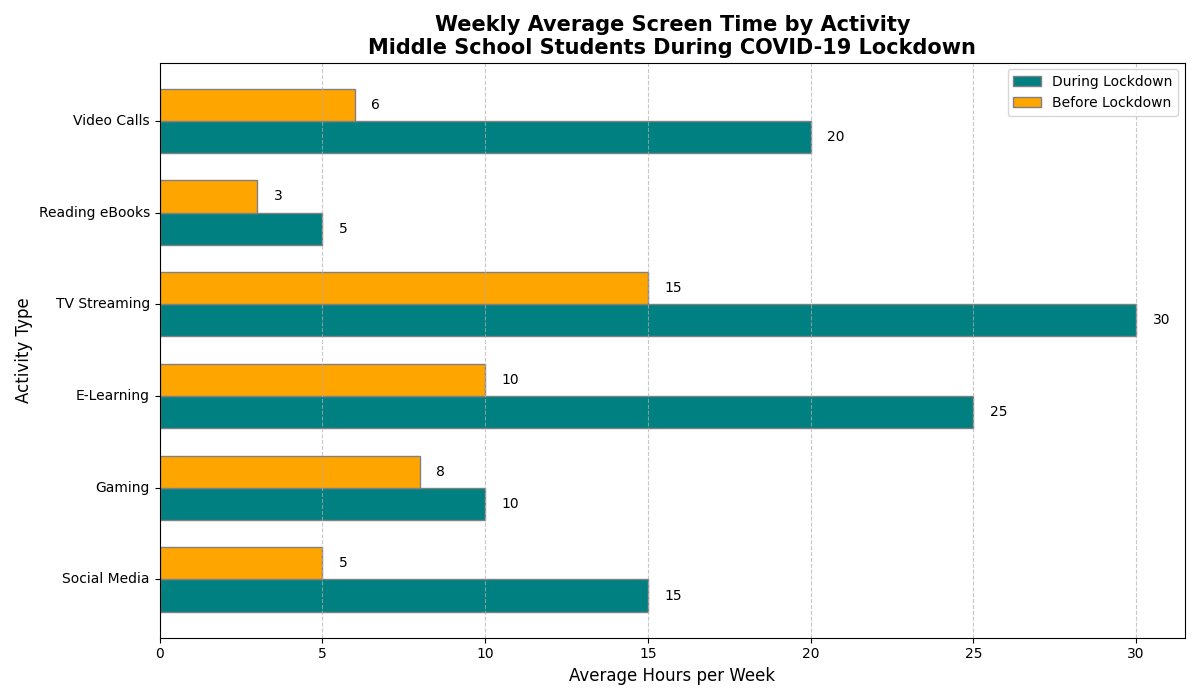

Reproduce this figure in Python.
import matplotlib.pyplot as plt
import numpy as np

# Define activities and corresponding average weekly hours
activities = ['Social Media', 'Gaming', 'E-Learning', 'TV Streaming', 'Reading eBooks', 'Video Calls']
average_hours_lockdown = np.array([15, 10, 25, 30, 5, 20])
average_hours_prelockdown = np.array([5, 8, 10, 15, 3, 6])

# Create the plot
fig, ax = plt.subplots(figsize=(12, 7))

# Define the bar width and positions
bar_height = 0.35
index = np.arange(len(activities))

# Horizontal bar plot: average weekly hours spent on activities
bar1 = ax.barh(index, average_hours_lockdown, bar_height, label='During Lockdown', color='teal', edgecolor='gray')
bar2 = ax.barh(index + bar_height, average_hours_prelockdown, bar_height, label='Before Lockdown', color='orange', edgecolor='gray')

# Titles and labels
ax.set_title('Weekly Average Screen Time by Activity\nMiddle School Students During COVID-19 Lockdown', fontsize=15, fontweight='bold')
ax.set_xlabel('Average Hours per Week', fontsize=12)
ax.set_ylabel('Activity Type', fontsize=12)
ax.set_yticks(index + bar_height / 2)
ax.set_yticklabels(activities, fontsize=10, rotation=0, va='center')
ax.legend(fontsize=10)

# Add data labels to bars
for bar_group in [bar1, bar2]:
    for bar in bar_group:
        width = bar.get_width()
        ax.text(width + 0.5, bar.get_y() + bar.get_height() / 2, f'{width}', va='center', ha='left', fontsize=10)

# Enhancements
ax.grid(axis='x', linestyle='--', alpha=0.7)

# Adjust layout
plt.tight_layout()

# Show the plot
plt.show()
